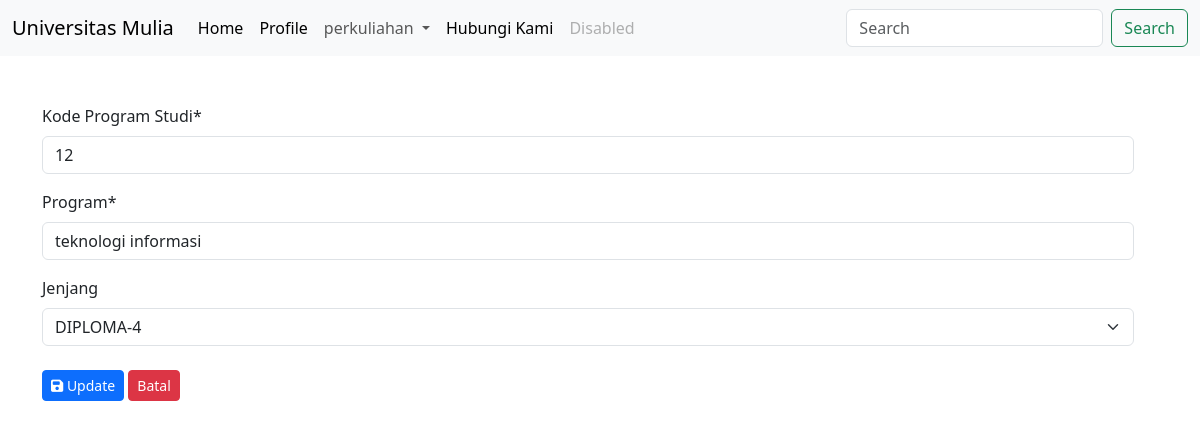
/perkuliahan/edit_jurusan/5/, run on the app's committed database.
### perkuliahan/models.py (models this page shows, shortened)
class Jurusan(models.Model):
    kodejurusan = models.CharField(max_length=50, null=False, blank=False, verbose_name='Kode Program Studi')
    namajurusan = models.CharField(max_length=150, null=False, blank=False, verbose_name='Program')
    level =(
        ('S1','STRATA-1'),
        ('S2','STRATA-2'),
        ('S3','STRATA-3'),
        ('D3','DIPLOMA-3'),
        ('D4','DIPLOMA-4'),
    )
    jenjang = models.CharField(max_length=150, null=True, blank=True, verbose_name='Jenjang', choices=level)

### perkuliahan/views.py (the view)
# urls.py: path('edit_jurusan/<int:jurusanid>/',views.edit_jurusan,name='edit_jurusan'),
def edit_jurusan(request,jurusanid):
      jurusan = Jurusan.objects.get(id=jurusanid)
      if request.method == "POST":
         form = Edit_Jurusan(request.POST,instance = jurusan)
         if form.is_valid():
            form.save()
            messages.success(request,'Data Berhasil Diubah')
            return redirect('manage_jurusan')
      else:
         form = Edit_Jurusan(instance=jurusan)
      context = {
         'tittle':'FORM UPDATE JURUSAN',
         'form':form,
      }
      return render(request,'edit_jurusan.html',context)

### perkuliahan/forms.py
class Edit_Jurusan(forms.ModelForm):
    class Meta:
        model = Jurusan #model tabel jurusan
        fields = '__all__'

### perkuliahan/templates/edit_jurusan.html (shortened to what this page needs)
{% extends "base.html" %}
{% load crispy_forms_tags %}
{% block content %}
<div class="row">
    <div class="col-md-12">
      <form method="POST">
        {{form | crispy}}
        <div class="pt-2">
          <button class="btn btn-primary btn-sm"><i class="fa fa-save"></i> Update</button>
          <a href="{% url 'manage_jurusan' %}" class="btn btn-danger btn-sm">Batal</a>
        </div>
      </form>
    </div>
</div>
{% endblock content %}

### data on the page
Jurusan: kodejurusan "12", namajurusan "teknologi informasi", jenjang "DIPLOMA-4"
